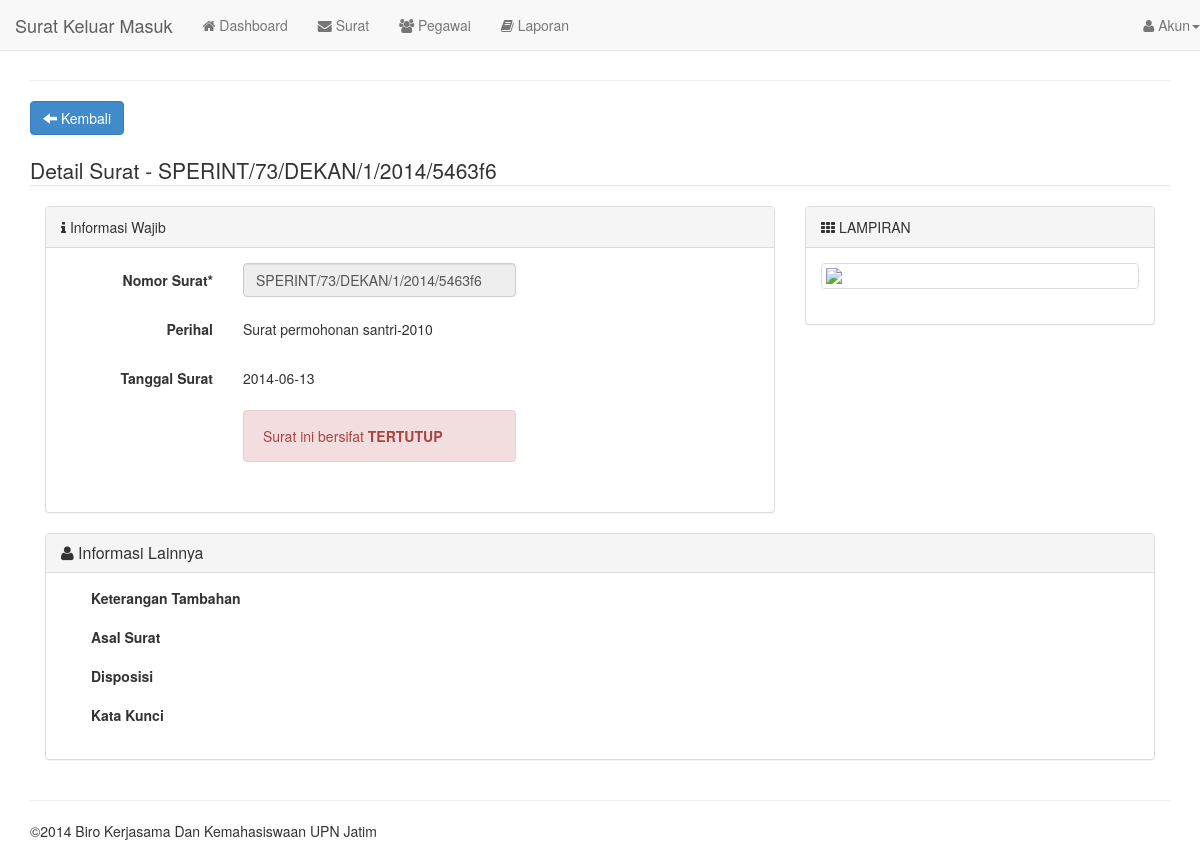
/?page=surat/detail&id=SPERINT/73/DEKAN/1/2014/5463f6 (signed in), run on the app's committed database.
### tables this page shows
CREATE TABLE `surat` (
  `idsurat` varchar(30) NOT NULL DEFAULT '' COMMENT 'NO SURAT',
  `jenis_surat` varchar(10) DEFAULT NULL COMMENT 'Masuk / Keluar',
  `tanggal_surat` date DEFAULT NULL COMMENT 'Tanggal yang tertera pada surat',
  `perihal` text,
  `catatan` varchar(255) DEFAULT NULL COMMENT 'Sebagai catatan tambahan untuk memperjelas surat',
  `asal_surat` varchar(45) DEFAULT NULL COMMENT 'asal surat, bisa dari instansi internal atau eksternal',
  `disposisi` varchar(255) DEFAULT NULL COMMENT 'Disposisi surat',
  `kata_kunci` varchar(255) DEFAULT NULL COMMENT 'Kata kunci yang berhubungan dengan surat',
  `delete` varchar(1) DEFAULT '0' COMMENT 'DELETE = status data terdelet, 1 adalah file delete, 2 tidak delete',
  `posting` varchar(255) DEFAULT NULL COMMENT 'Di posting oleh idusers',
  `public` varchar(1) DEFAULT '0' COMMENT 'status, 1=publikasi, 0=private',
  `lampiran` varchar(255) DEFAULT NULL COMMENT 'Lampiran berupa gambar, gambar surat',
  `created_at` timestamp NOT NULL DEFAULT CURRENT_TIMESTAMP ON UPDATE CURRENT_TIMESTAMP COMMENT 'tanggal surat di insert/ update oleh sistem',
  PRIMARY KEY (`idsurat`)
);

### models.php (called while the page is built, shortened)
<?php
function get_one($id=null){
    $query=mysql_query("select * from surat where idsurat='$id'");
    return $query;
}
?>

### module/surat/detail.php (the view, shortened to what this page needs)
<?php
if(isset($_GET['id'])){
    $id=$_GET['id'];
    $result=mysql_fetch_array(get_one($id));
    }else{
        header('location:./?page=surat/index');
    }
 ?>
<div class="row clearfix">
	<div class="col-md-12">
        <form method="post" enctype="multipart/form-data" role="form">
        <a href="./?page=surat/index" class="btn btn-primary"><i class="glyphicon glyphicon-arrow-left"></i> Kembali</a>
        <div class="clearfix"></div><br />
            <fieldset>
                <legend>Detail Surat - <?php echo $result['idsurat'] ?></legend>
                <div class="col-md-8">
                    <div class="panel panel-default">
                    <div class="panel-heading"><i class="fa fa-info"></i> Informasi Wajib</div>
                    <div class="panel-body">
                        <div class="form-horizontal">
                              <div class="form-group">
                                <label class="col-sm-3 control-label">Nomor Surat*</label>
                                <div class="col-sm-5">
                                  <input type="text" autofocus="" disabled="" value="<?php echo $result['idsurat'] ?>" class="form-control" name="idsurat" required="" placeholder="eg. 110/KERMA/UND/002"/>
                                </div>
                              </div>
                            <div class="form-group">
                                <label class="col-sm-3 control-label">Perihal</label>
                                <div class="col-sm-5">
                                  <p class="form-control-static"><?php echo $result['perihal'] ?></p>
                                </div>
                              </div>
                            <div class="form-group">
                                <label class="col-sm-3 control-label">Tanggal Surat</label>
                                <div class="col-sm-5">
                                  <p class="form-control-static"><?php echo $result['tanggal_surat'] ?></p>
                                </div>
                              </div>
                              <div class="form-group">
                                <label class="col-sm-3 control-label"></label>
                                <div class="col-sm-5">
                                <?php if($result['public'] == '0'){?><div class="alert alert-danger"><i class="fa fa-danger"></i> Surat ini bersifat <strong>TERTUTUP</strong></div><?php } ?>
                                </div>
                            </div>
                        </div>
                    </div>
                </div>
            </div>
            <div class="col-md-4">
                    <div class="panel panel-default">
                    <div class="panel-heading"><i class="fa fa-th"></i> LAMPIRAN</div>
                    <div class="panel-body">
                        <div class="thumbnail">
                            <img src="./img/surat/<?php $result['lampiran'] ?>" />
                        </div>
                    </div>
                </div>
            </div>
        </fieldset>
        <div class="col-lg-12">
             <div class="panel-group" id="accordion" role="tablist" aria-multiselectable="true">
              <div class="panel panel-default">
                <div class="panel-heading" role="tab" id="headingOne">
                  <h4 class="panel-title">
                    <a data-toggle="collapse" data-parent="#accordion" href="#detail" aria-expanded="true" aria-controls="collapseOne">
                     <i class="fa fa-user"></i> Informasi Lainnya
                    </a>
                  </h4>
                </div>
                <div id="detail" class="panel-collapse collapse in" role="tabpanel" aria-labelledby="headingOne">
                  <div class="panel-body">
                    <div class="col-sm-6">
                                <div class="form-group">
                                    <div class="col-xs-8">
                                        <label>Keterangan Tambahan</label>
                                        <p class="form-control-static"><?php echo $result['catatan'] ?></p>
                                    </div>
                                </div>
                                <div class="form-group">
                                    <div class="col-xs-8">
                                        <label>Asal Surat</label>
                                        <p class="form-control-static"><?php if($result['asal_surat']=='') {echo $result['asal_surat'];  }else{ echo 'Asal surat belum diatur';} ?></p>
                                    </div>
                                </div>
                                <div class="form-group">
                                    <div class="col-xs-8">
                                        <label>Disposisi</label>
                                        <p class="form-control-static"><?php echo $result['disposisi'] ?></p>
                                    </div>
                                </div>
                                <div class="form-group">
                                    <div class="col-xs-8">
                                        <label>Kata Kunci</label>
                                        <p class="form-control-static"><?php echo $result['kata_kunci'] ?></p>
                                    </div>
                                </div>
                            </div>
                  </div>
                </div>
              </div>
            </div>
        </div>
	   </form>
    </div>
</div>

### data on the page
surat: idsurat "SPERINT/73/DEKAN/1/2014/5463f6", perihal "Surat permohonan santri-2010", tanggal_surat "2014-06-13"

### other printed values
nama_aplikasi "Surat Keluar Masuk"
